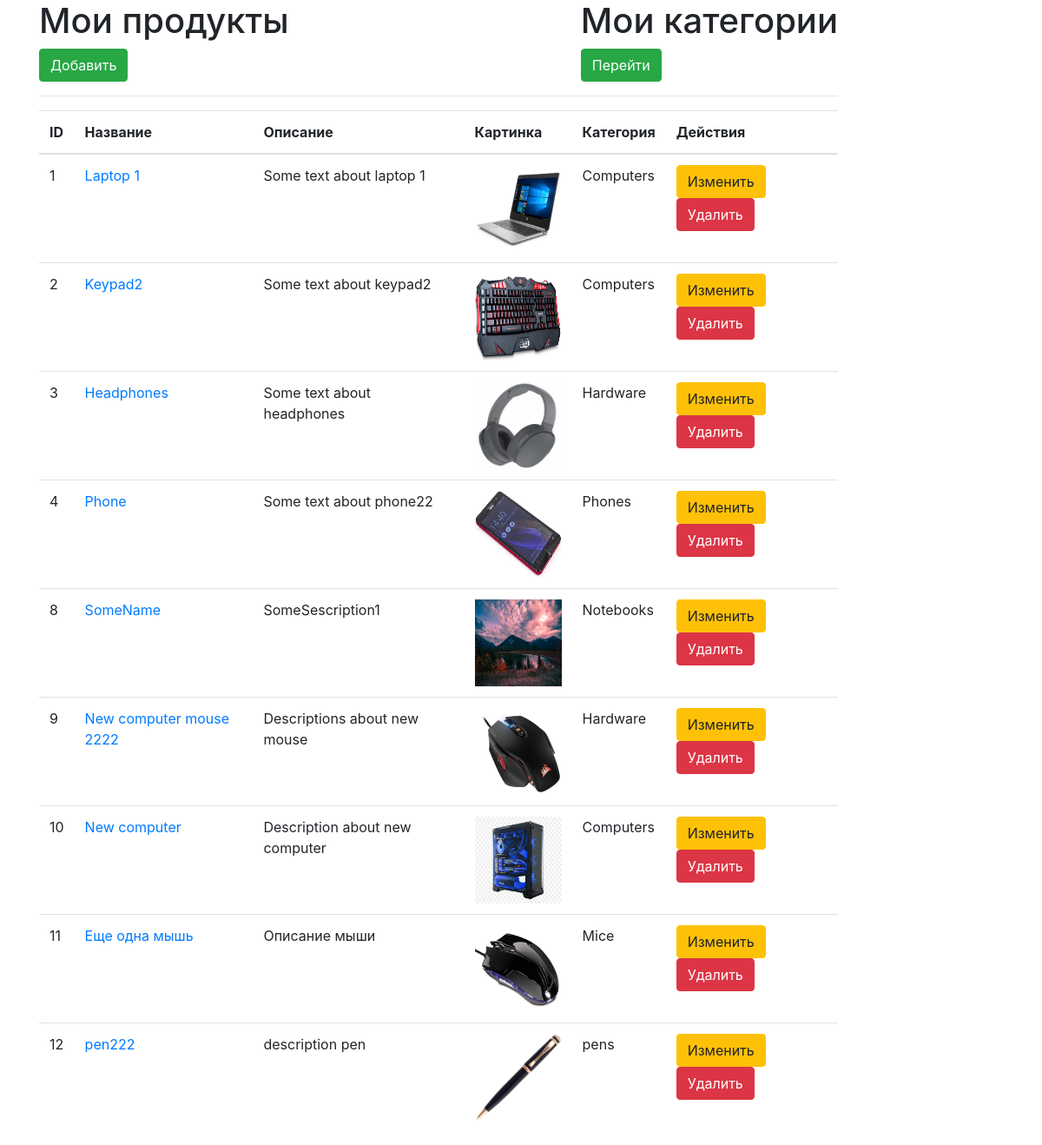
The page / on the database its author committed.
### tables this page shows
CREATE TABLE `products` (
  `id` int(11) NOT NULL,
  `name` varchar(255) NOT NULL,
  `description` varchar(255) NOT NULL,
  `photo` varchar(255) NOT NULL,
  `status` int(11) NOT NULL,
  `category_id` int(11) NOT NULL
);

CREATE TABLE `categories` (
  `id` int(11) NOT NULL,
  `title` varchar(255) NOT NULL
);

### index.php (the view, shortened to what this page needs)
<?php
require_once 'connect.php';
$sql = "SELECT products.id, products.name, products.description, products.photo, categories.title FROM products JOIN categories ON products.category_id = categories.id ORDER BY products.id";
$statement = $pdo->prepare($sql);
$statement->execute();
$products = $statement->fetchAll(PDO::FETCH_ASSOC);
?>
<!doctype html>
<html lang="en">
<head>
    <link rel="stylesheet" href="https://stackpath.bootstrapcdn.com/bootstrap/4.4.1/css/bootstrap.min.css">
</head>
<body>
    <div class="container">
        <div class="row">
            <div class="col-md-10">
                <div style="display: inline-block">
                    <h1>Мои продукты</h1>
                    <a href="create.php" class="btn btn-success">Добавить</a>
                </div>
                <div style="display: inline-block; float: right">
                    <h1>Мои категории</h1>
                    <a href="categories.php" class="btn btn-success">Перейти</a>
                </div>
                <hr>
                <table class="table">
                    <thead>
                        <tr>
                            <th>ID</th>
                            <th>Название</th>
                            <th>Описание</th>
                            <th>Картинка</th>
                            <th>Категория</th>
                            <th>Действия</th>
                        </tr>
                    </thead>
                    <tbody>
                    <?php foreach($products as $el): ?>
                        <tr>
                            <td><?= $el['id']?></td>
                            <td><a href="show.php?id=<?=$el['id']?>"><?= $el['name']?></a></td>
                            <td><?= $el['description']?></td>
                            <td><img src="<?= $el['photo']?>" alt="" style="height: 100px; width: 100px;"></td>
                            <td><?=$el['title']?></td>
                            <td>
                                <a href="edit.php?id=<?=$el['id']?>" class="btn btn-warning">Изменить</a>
                                <a href="delete.php?id=<?=$el['id']?>" class="btn btn-danger" onclick="return confirm('Вы уверены?')">Удалить</a>
                            </td>
                        </tr>
                    <?php endforeach; ?>
                    </tbody>
                </table>
            </div>
        </div>
    </div>
</body>
</html>

### rows shown on the page
products: id "1", name "Laptop 1", description "Some text about laptop 1", photo (picture), category.title "Computers"
products: id "2", name "Keypad2", description "Some text about keypad2", photo (picture), category.title "Computers"
products: id "3", name "Headphones", description "Some text about headphones", photo (picture), category.title "Hardware"
products: id "4", name "Phone", description "Some text about phone22", photo (picture), category.title "Phones"
products: id "8", name "SomeName", description "SomeSescription1", photo (picture), category.title "Notebooks"
products: id "9", name "New computer mouse 2222", description "Descriptions about new mouse", photo (picture), category.title "Hardware"
products: id "10", name "New computer", description "Description about new computer", photo (picture), category.title "Computers"
products: id "11", name "Еще одна мышь", description "Описание мыши", photo (picture), category.title "Mice"
products: id "12", name "pen222", description "description pen", photo (picture), category.title "pens"
